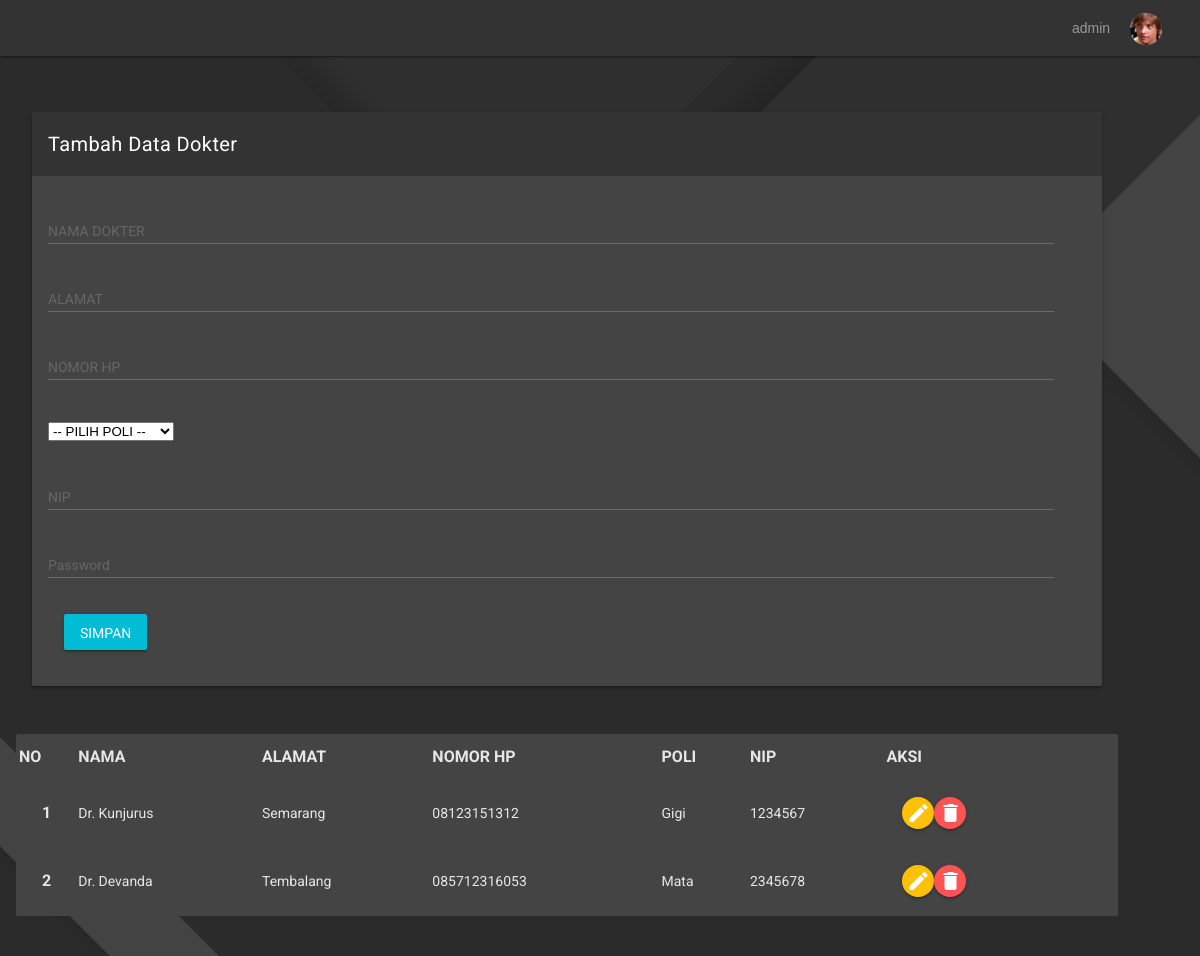
Screenshot of /dashboard.php?page=dokter (signed in) with the database file from the repository.
### tables this page shows
CREATE TABLE `dokter` (
  `id` int(11) UNSIGNED NOT NULL,
  `nama` varchar(255) NOT NULL,
  `alamat` varchar(255) NOT NULL,
  `no_hp` varchar(50) NOT NULL,
  `id_poli` int(11) UNSIGNED NOT NULL,
  `nip` varchar(50) NOT NULL,
  `password` varchar(255) NOT NULL
);

CREATE TABLE `poli` (
  `id` int(11) UNSIGNED NOT NULL,
  `nama_poli` varchar(255) NOT NULL,
  `keterangan` text NOT NULL
);

### dokter.php (the view, shortened to what this page needs)
<div class="mdl-grid mdl-cell mdl-cell--12-col-desktop mdl-cell--12-col-tablet mdl-cell--4-col-phone mdl-cell--top">
    <div class="mdl-cell mdl-cell--12-col-desktop mdl-cell--12-col-tablet mdl-cell--4-col-phone">
        <div class="mdl-card mdl-shadow--2dp">
            <div class="mdl-card__title">
                <h5 class="mdl-card__title-text text-color--white">Tambah Data Dokter</h5>
            </div>
            <div class="mdl-card__supporting-text">
                <form class="form form--basic" method="POST" action="" name="myForm" onsubmit="return(validate());">
                <?php
                $nama = '';
                $alamat = '';
                $no_hp = '';
                $nip = '';
                $password = '';
                ?>
                    <div class="mdl-grid">
                        <div class="mdl-cell mdl-cell--12-col-desktop mdl-cell--12-col-tablet mdl-cell--4-col-phone form__article">
                            <div class="mdl-textfield mdl-js-textfield full-size">
                                <input class="mdl-textfield__input" type="text" id="inputNama" name="nama"  value="<?php echo $nama ?>">
                                <label class="mdl-textfield__label" for="inputNama">NAMA DOKTER</label>
                            </div>
                            <div class="mdl-textfield mdl-js-textfield full-size">
                                <input class="mdl-textfield__input" type="text" id="inputAlamat" name="alamat" value="<?php echo $alamat ?>">
                                <label class="mdl-textfield__label" for="inputAlamat">ALAMAT</label>
                            </div>
                            <div class="mdl-textfield mdl-js-textfield full-size">
                                <input class="mdl-textfield__input" type="number" id="inputNohp" name="no_hp" value="<?php echo $no_hp ?>">
                                <label class="mdl-textfield__label" for="inputNohp">NOMOR HP</label>
                            </div>
                            <div class="mdl-textfield mdl-js-textfield full-size">
                                <select class="form-select" id="inputPoli" name="id_poli" aria-label="Default select example">
                                    <option selected>-- PILIH POLI --</option>
                                </select>
                            </div>
                            <div class="mdl-textfield mdl-js-textfield full-size">
                                <input class="mdl-textfield__input" type="text" id="inputNip" name="nip" value="<?php echo $nip ?>">
                                <label class="mdl-textfield__label" for="inputNip">NIP</label>
                            </div>
                            <div class="mdl-textfield mdl-js-textfield full-size">
                                <input class="mdl-textfield__input" type="password" id="inputPassword" name="password" value="<?php echo $password ?>">
                                <label class="mdl-textfield__label" for="inputPassword">Password</label>
                            </div>
                            <li class="mdl-list__item">
                                <button type="submit" name="simpan" class="mdl-button mdl-js-button mdl-button--raised mdl-js-ripple-effect button--colored-light-blue">
                                    Simpan
                                </button>
                            </li>
                        </div>
                    </div>
                </form>
            </div>
        </div>
    </div>
</div>
<div class="mdl-grid ui-tables">
    <div class="mdl-cell mdl-cell--12-col-desktop mdl-cell--12-col-tablet mdl-cell--4-col-phone">
        <div class="mdl-card mdl-shadow--5dp">
            <div class="table-responsive table--no-card m-b-30">
                <table class="table table-borderless table-striped table-earning">
                    <thead>
                        <tr>
                            <th class="mdl-data-table__cell--non-numeric">NO</th>
                            <th class="mdl-data-table__cell--non-numeric">NAMA</th>
                            <th class="mdl-data-table__cell--non-numeric">ALAMAT</th>
                            <th class="mdl-data-table__cell--non-numeric">NOMOR HP</th>
                            <th class="mdl-data-table__cell--non-numeric">POLI</th>
                            <th class="mdl-data-table__cell--non-numeric">NIP</th>
                            <th class="mdl-data-table__cell--non-numeric">AKSI</th>
                    </thead>
                    <tbody>
                    <?php
                        $result = mysqli_query($mysqli, "SELECT dokter.*, poli.nama_poli AS nama_poli FROM dokter JOIN poli ON dokter.id_poli = poli.id");
                        $no = 1;
                        while ($data = mysqli_fetch_array($result)) {
                    ?>
                        <tr>
                        <th scope="row"><?php echo $no++ ?></th>
                        <td><?php echo $data['nama'] ?></td>
                        <td><?php echo $data['alamat'] ?></td>
                        <td><?php echo $data['no_hp'] ?></td>
                        <td><?php echo $data['nama_poli'] ?></td>
                        <td><?php echo $data['nip'] ?></td>
                            <td>
                                    <li class="mdl-list__item">
                                        <a href="dashboard.php?page=dokter&id=<?php echo $data['id'] ?>">
                                            <button class="mdl-button mdl-js-button mdl-button--icon mdl-button--raised mdl-js-ripple-effect button--colored-orange">
                                                <i class="material-icons">edit</i>
                                            </button>
                                        </a>
                                        <a href="dashboard.php?page=dokter&id=<?php echo $data['id'] ?>&aksi=hapus">
                                            <button class="mdl-button mdl-js-button mdl-button--icon mdl-button--raised mdl-js-ripple-effect button--colored-red">
                                                <i class="material-icons">delete</i>
                                            </button>
                                        </a>
                                    </li>
                            </td>
                        </tr>
                        <?php
                            }
                        ?>
                    </tbody>
                </table>
            </div>
        </div>
    </div>
</div>

### rows the page displays
dokter: nama "Dr. Kunjurus", alamat "Semarang", no_hp "08123151312", id_poli.nama_poli "Gigi", nip "1234567"
dokter: nama "Dr. Devanda", alamat "Tembalang", no_hp "085712316053", id_poli.nama_poli "Mata", nip "2345678"

### other values shown
$_SESSION['username'] "admin"
